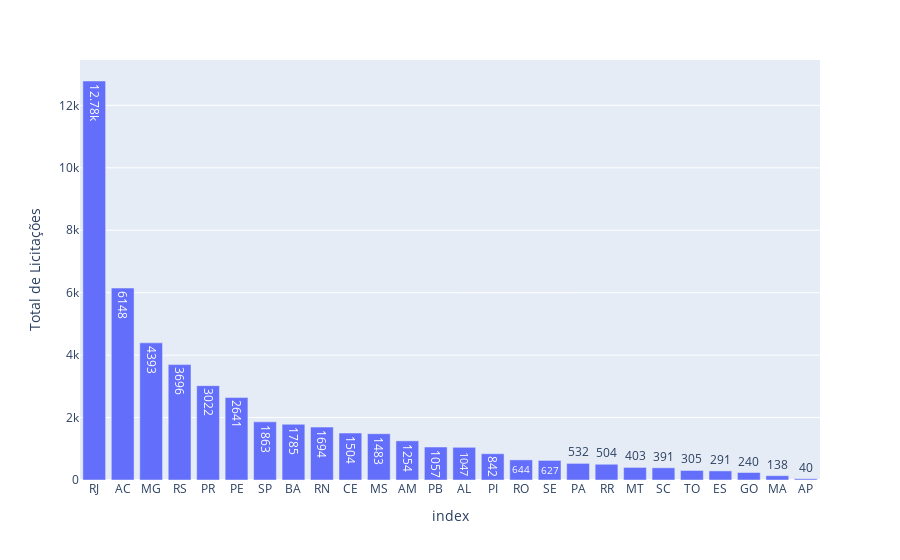

Here is the notebook cell this chart was saved with:
### Code cell
import plotly.express as px
 
fig = px.bar(df2,x=df2.index,
            y='Total de Licitações',
            text_auto=True
            )
 #           values='Total de Licitações')
'''fig.update_layout(uniformtext_minsize=14, uniformtext_mode='hide')
fig.update_traces(root_color="lightgrey")
fig.update_layout(
    title_text='KPIs estatais'
)'''
fig.show()

### Figure 1 — Plotly figure (JSON) as saved in the notebook; plotly's stock layout.template omitted (floating-point values rounded to 4 significant figures)
{"data": [{"alignmentgroup": "True", "hovertemplate": "index=%{x}<br>Total de Licitações=%{y}<extra></extra>", "legendgroup": "", "marker": {"color": "#636efa", "pattern": {"shape": ""}}, "name": "", "offsetgroup": "", "orientation": "v", "showlegend": false, "textposition": "auto", "texttemplate": "%{y}", "type": "bar", "x": ["RJ", "AC", "MG", "RS", "PR", "PE", "SP", "BA", "RN", "CE", "MS", "AM", "PB", "AL", "PI", "RO", "SE", "PA", "RR", "MT", "SC", "TO", "ES", "GO", "MA", "AP"], "xaxis": "x", "y": [12780, 6148, 4393, 3696, 3022, 2641, 1863, 1785, 1694, 1504, 1483, 1254, 1057, 1047, 842, 644, 627, 532, 504, 403, 391, 305, 291, 240, 138, 40], "yaxis": "y"}], "layout": {"barmode": "relative", "legend": {"tracegroupgap": 0}, "margin": {"t": 60}, "xaxis": {"anchor": "y", "domain": [0, 1], "title": {"text": "index"}}, "yaxis": {"anchor": "x", "domain": [0, 1], "title": {"text": "Total de Licitações"}}}}
